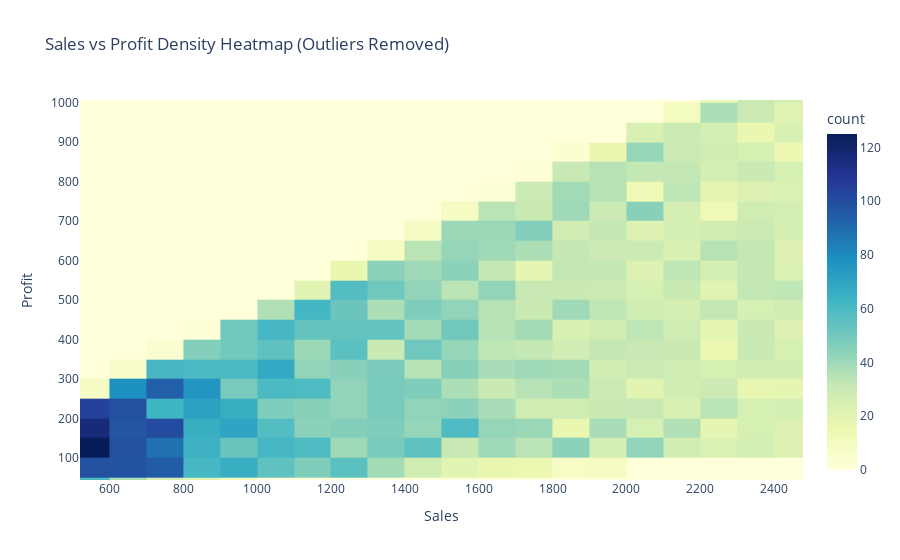

Here is the notebook cell this chart was saved with:
### Code cell
import plotly.express as px

# Limit extreme outliers (focus on middle 95% of data)
sales_min, sales_max = df["Sales"].quantile([0.01, 0.99])
profit_min, profit_max = df["Profit"].quantile([0.01, 0.99])

fig7 = px.density_heatmap(
    df, x="Sales", y="Profit",
    nbinsx=40, nbinsy=40,  # smoother binning
    color_continuous_scale="YlGnBu",
    title="Sales vs Profit Density Heatmap (Outliers Removed)"
)

# Zoom into 1st–99th percentile range (removes extreme values)
fig7.update_layout(
    xaxis=dict(range=[sales_min, sales_max]),
    yaxis=dict(range=[profit_min, profit_max])
)

fig7.update_traces(
    hovertemplate="Sales: %{x}<br>Profit: %{y}<br>Count: %{z}",
    colorbar_title="Density"
)

fig7.show()

### Figure 1 — Plotly figure (JSON) as saved in the notebook; plotly's stock layout.template omitted (floating-point values rounded to 4 significant figures; data arrays with more than 128 entries replaced by an {"elided": "..."} marker saying what was removed)
{"data": [{"coloraxis": "coloraxis", "colorbar": {"title": {"text": "Density"}}, "hovertemplate": "Sales: %{x}<br>Profit: %{y}<br>Count: %{z}", "name": "", "nbinsx": 40, "nbinsy": 40, "type": "histogram2d", "x": {"elided": "9994 int values"}, "xaxis": "x", "xbingroup": "x", "y": {"elided": "9994 float values"}, "yaxis": "y", "ybingroup": "y"}], "layout": {"coloraxis": {"colorbar": {"title": {"text": "count"}}, "colorscale": [[0, "rgb(255,255,217)"], [0.125, "rgb(237,248,177)"], [0.25, "rgb(199,233,180)"], [0.375, "rgb(127,205,187)"], [0.5, "rgb(65,182,196)"], [0.625, "rgb(29,145,192)"], [0.75, "rgb(34,94,168)"], [0.875, "rgb(37,52,148)"], [1, "rgb(8,29,88)"]]}, "legend": {"tracegroupgap": 0}, "title": {"text": "Sales vs Profit Density Heatmap (Outliers Removed)"}, "xaxis": {"anchor": "y", "domain": [0, 1], "range": [520, 2478.0], "title": {"text": "Sales"}}, "yaxis": {"anchor": "x", "domain": [0, 1], "range": [43.68, 1007.0], "title": {"text": "Profit"}}}}
